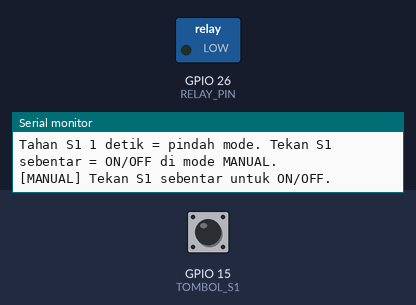
The sketch below on a simulated ESP32. Parts: switched loads named in the sketch (green lamp = pin HIGH), the last lines printed to the serial monitor. Inputs (shaded band) come from the test bench; at power-on: GPIO 15 (TOMBOL_S1) LOW.

Above: at 1.2 s.
1.3 s: GPIO 15 (TOMBOL_S1) pulled HIGH for 1 s
At 2.8 s:
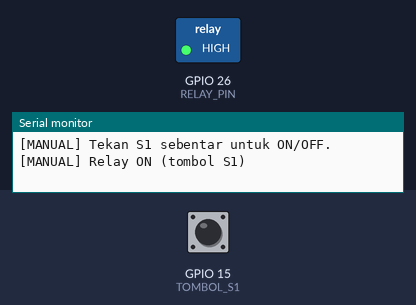
3.8 s: GPIO 15 (TOMBOL_S1) pulled HIGH for 0.15 s
At 4.6 s:
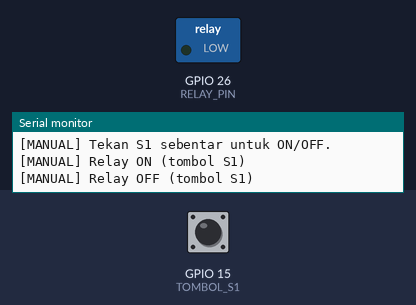
Timing chart, 0 to 6.8 s (numbered marks = the images above; inputs shaded):
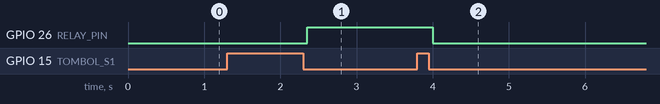

Measured:
- after the input at 1.3 s, GPIO 26 (RELAY_PIN): LOW → HIGH after 1.1 s
- after the input at 3.8 s, GPIO 26 (RELAY_PIN): HIGH → LOW after 0.20 s

The sketch:

p5_relay_multimode.ino
```cpp
/*
 * BAB 37 - Program 5: Relay Multi-Mode dengan State Machine
 * Empat mode kerja relay:
 *   MANUAL → tekan S1 sebentar untuk ON/OFF
 *   JADWAL → relay ON 5 detik, OFF 10 detik, berulang
 *   PIR    → relay ON saat ada gerakan, OFF 10 detik setelah gerakan terakhir
 *   KUNCI  → relay dikunci OFF
 * Tahan S1 selama 1 detik untuk pindah ke mode berikutnya (relay dimatikan dulu).
 *
 * Pengaman untuk semua mode:
 *   - relay harus mati minimal 2 detik sebelum boleh aktif lagi
 *   - relay yang aktif lebih dari 1 menit dimatikan, lalu sistem masuk mode KUNCI
 *
 * Rangkaian:
 *   RELAY (header biru, kanan BUZZ)         → IO26
 *   SW1 (header kuning, pin ke-3 dari kiri) → IO15 (ditekan = HIGH)
 *   PIR (header hijau, pin ke-5 dari atas)  → IO33 (HIGH saat ada gerakan)
 */

#define RELAY_PIN 26
#define TOMBOL_S1 15
#define PIR_PIN   33

const unsigned long WAKTU_DEBOUNCE     = 50;     // ms
const unsigned long LAMA_TEKAN_PANJANG = 1000;   // ms: ditahan selama ini = pindah mode
const unsigned long LAMA_MIN_MATI      = 2000;   // ms: relay harus mati minimal selama ini
const unsigned long BATAS_AKTIF        = 60000;  // ms: relay aktif lebih lama → dimatikan
const unsigned long JADWAL_AKTIF       = 5000;   // ms: mode JADWAL, lama relay aktif
const unsigned long JADWAL_MATI        = 10000;  // ms: mode JADWAL, lama relay mati
const unsigned long PIR_TAHAN          = 10000;  // ms: mode PIR, lama relay aktif setelah gerakan terakhir

// Tipe enum ditulis di atas, sebelum fungsi mana pun
enum JenisTekan { TIDAK_ADA, TEKAN_PENDEK, TEKAN_PANJANG };
enum Mode { MODE_MANUAL, MODE_JADWAL, MODE_PIR, MODE_KUNCI, JUMLAH_MODE };

const char *NAMA_MODE[JUMLAH_MODE] = {"MANUAL", "JADWAL", "PIR", "KUNCI"};

Mode mode = MODE_MANUAL;

bool relayAktif = false;
unsigned long waktuRelayBerubah = 0;   // kapan relay terakhir berganti keadaan
unsigned long waktuJadwal = 0;         // mode JADWAL: kapan fase sekarang dimulai
unsigned long waktuGerakTerakhir = 0;  // mode PIR: kapan gerakan terakhir terdeteksi

// Variabel tombol
int bacaanSebelumnya = LOW;
int statusStabil = LOW;
unsigned long waktuBacaanBerubah = 0;
unsigned long waktuMulaiTekan = 0;
bool sudahTekanPanjang = false;

// Tekan pendek dilaporkan saat tombol DILEPAS (sebelum 1 detik).
// Tekan panjang dilaporkan begitu tombol sudah ditahan 1 detik, tanpa menunggu dilepas.
JenisTekan bacaTombol(unsigned long sekarang) {
  int bacaan = digitalRead(TOMBOL_S1);
  if (bacaan != bacaanSebelumnya) {
    waktuBacaanBerubah = sekarang;
    bacaanSebelumnya = bacaan;
  }
  if (sekarang - waktuBacaanBerubah > WAKTU_DEBOUNCE && bacaan != statusStabil) {
    statusStabil = bacaan;
    if (statusStabil == HIGH) {       // baru ditekan: mulai hitung lamanya
      waktuMulaiTekan = sekarang;
      sudahTekanPanjang = false;
    } else if (!sudahTekanPanjang) {  // baru dilepas sebelum menjadi tekan panjang
      return TEKAN_PENDEK;
    }
  }
  if (statusStabil == HIGH && !sudahTekanPanjang &&
      sekarang - waktuMulaiTekan >= LAMA_TEKAN_PANJANG) {
    sudahTekanPanjang = true;         // dilaporkan sekali saja per tekanan
    return TEKAN_PANJANG;
  }
  return TIDAK_ADA;
}

void cetakMode() {
  Serial.printf("[%s] ", NAMA_MODE[mode]);
}

// Satu-satunya tempat yang menyentuh pin relay. Mengembalikan false kalau permintaan ditolak.
bool aturRelay(bool aktif, unsigned long sekarang, const char *alasan) {
  if (aktif == relayAktif) {
    return true;  // keadaannya sudah sesuai, tidak ada yang perlu diubah
  }
  if (aktif && sekarang - waktuRelayBerubah < LAMA_MIN_MATI) {
    return false;  // baru saja mati: belum boleh aktif lagi
  }
  relayAktif = aktif;
  digitalWrite(RELAY_PIN, aktif ? HIGH : LOW);
  waktuRelayBerubah = sekarang;
  cetakMode();
  Serial.printf("Relay %s (%s)\n", aktif ? "ON" : "OFF", alasan);
  return true;
}

void tampilkanInfoMode() {
  cetakMode();
  switch (mode) {
    case MODE_MANUAL:
      Serial.println("Tekan S1 sebentar untuk ON/OFF.");
      break;
    case MODE_JADWAL:
      Serial.printf("Otomatis: ON %lu detik, OFF %lu detik, berulang.\n",
                    JADWAL_AKTIF / 1000, JADWAL_MATI / 1000);
      break;
    case MODE_PIR:
      Serial.printf("Relay ON saat ada gerakan, OFF %lu detik setelah gerakan terakhir.\n",
                    PIR_TAHAN / 1000);
      break;
    case MODE_KUNCI:
      Serial.println("Relay dikunci OFF. Tahan S1 1 detik untuk pindah mode.");
      break;
    default:
      break;
  }
}

// Pindah mode: relay SELALU dimatikan dulu, supaya mode baru mulai dari keadaan aman
void masukMode(Mode baru, unsigned long sekarang) {
  aturRelay(false, sekarang, "ganti mode");
  mode = baru;
  waktuJadwal = sekarang;  // mode JADWAL selalu mulai dari fase mati
  Serial.println();
  tampilkanInfoMode();
}

void setup() {
  Serial.begin(115200);
  pinMode(RELAY_PIN, OUTPUT);
  digitalWrite(RELAY_PIN, LOW);  // relay mati sejak awal
  pinMode(TOMBOL_S1, INPUT);
  pinMode(PIR_PIN, INPUT);

  Serial.println("BAB 37 - Program 5: Relay Multi-Mode dengan State Machine");
  Serial.println("Tahan S1 1 detik = pindah mode. Tekan S1 sebentar = ON/OFF di mode MANUAL.");
  tampilkanInfoMode();
}

void loop() {
  unsigned long sekarang = millis();
  JenisTekan tekan = bacaTombol(sekarang);

  // 1. S1 ditahan → pindah ke mode berikutnya (setelah KUNCI kembali ke MANUAL)
  if (tekan == TEKAN_PANJANG) {
    masukMode((Mode)((mode + 1) % JUMLAH_MODE), sekarang);
  }

  // 2. Jalankan perilaku mode yang sedang aktif
  switch (mode) {
    case MODE_MANUAL:
      if (tekan == TEKAN_PENDEK) {
        bool berhasil = aturRelay(!relayAktif, sekarang, "tombol S1");
        if (!berhasil) {
          cetakMode();
          Serial.println("Relay baru saja mati, tunggu 2 detik.");
        }
      }
      break;

    case MODE_JADWAL: {
      unsigned long lamaFase = relayAktif ? JADWAL_AKTIF : JADWAL_MATI;
      if (sekarang - waktuJadwal >= lamaFase) {
        waktuJadwal = sekarang;
        aturRelay(!relayAktif, sekarang, "jadwal");
      }
      break;
    }

    case MODE_PIR:
      if (digitalRead(PIR_PIN) == HIGH) {
        waktuGerakTerakhir = sekarang;
        aturRelay(true, sekarang, "ada gerakan");  // kalau ditolak, dicoba lagi di putaran berikutnya
      } else if (relayAktif && sekarang - waktuGerakTerakhir >= PIR_TAHAN) {
        aturRelay(false, sekarang, "tidak ada gerakan");
      }
      break;

    case MODE_KUNCI:
      if (tekan == TEKAN_PENDEK) {
        cetakMode();
        Serial.println("Relay terkunci. Tahan S1 1 detik untuk pindah mode.");
      }
      break;

    default:
      break;
  }

  // 3. Pengaman untuk semua mode: relay aktif terlalu lama → matikan, lalu kunci
  if (relayAktif && sekarang - waktuRelayBerubah >= BATAS_AKTIF) {
    aturRelay(false, sekarang, "batas waktu aktif habis");
    masukMode(MODE_KUNCI, sekarang);
  }
}
```
